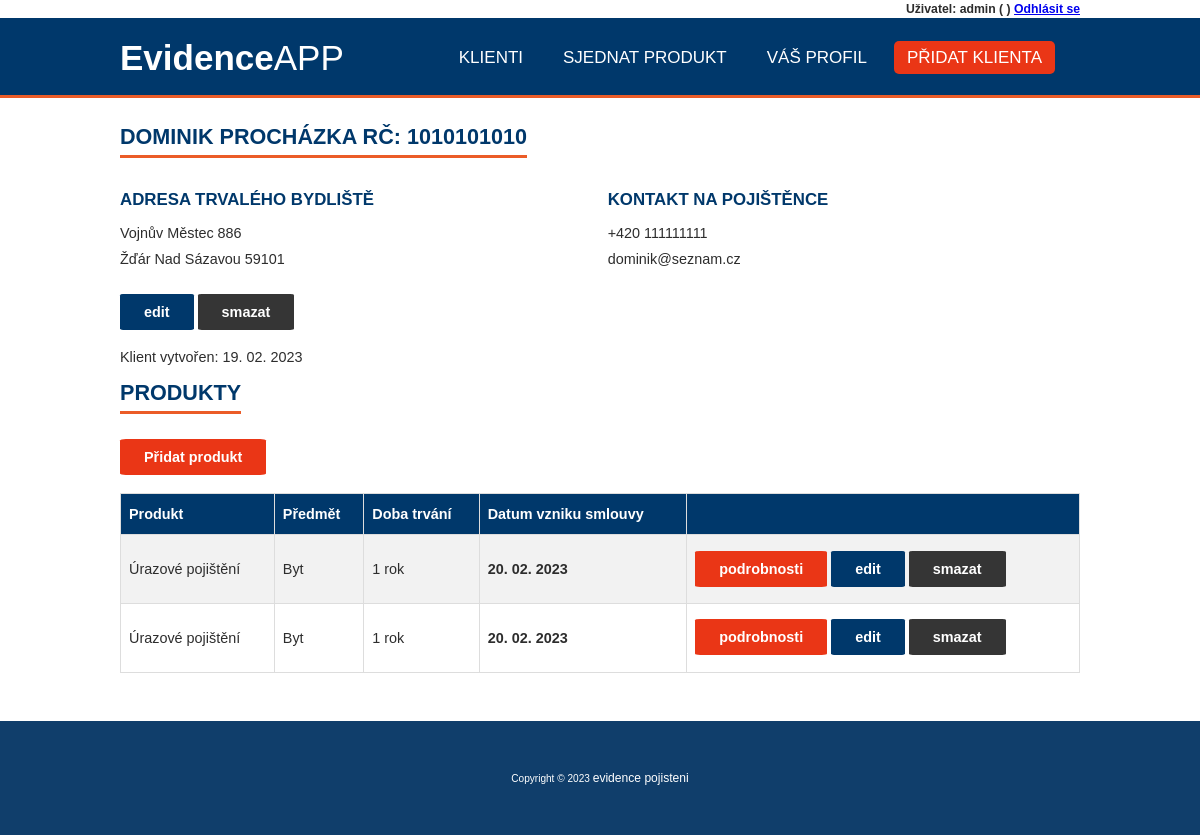
Page /klient/10 (signed in) on the committed database.
### evidence_pojisteni/models.py (models this page shows, shortened)
class Klient(models.Model):
    user = models.OneToOneField(User, null=True, on_delete=models.CASCADE)
    jmeno = models.CharField(max_length=200, null=True, verbose_name='Jméno')
    prijmeni = models.CharField(max_length=180, null=True, verbose_name='Příjmení')
    rodne_cislo = models.CharField(max_length=10, validators=[rodne_cislo], null=True, unique=True, verbose_name='Rodné číslo')
    ulice = models.CharField(max_length=180, null=True, verbose_name='Ulice')
    cislo_popisne = models.CharField(max_length=15, null=True, verbose_name='Číslo popisné')
    psc = models.CharField(max_length=5, validators=[psc], null=True, verbose_name='PSČ')
    mesto = models.CharField(max_length=120, null=True, verbose_name='Město')
    e_mail = models.EmailField(max_length=120, null=True, unique=True, verbose_name='E-mail')
    telefon = models.CharField(max_length=9,validators=[telefon], null=True, unique=True, verbose_name='Telefon')
    date_created = models.DateTimeField(auto_now_add=True, null=True, verbose_name='Datum registrace')
    class Meta:
            verbose_name="Klient"
            verbose_name_plural="Klienti"

class Produkty(models.Model):
    VYBER_PRODUKTU = (
    ('Pojištění majetku','Pojištění majetku'),
    ('Úrazové pojištění','Úrazové pojištění'),
    ('Cestovní pojištění','Cestovní pojištění'),
    )
    STATUS = (
        ('aktivní', 'Aktivní'),
        ('neaktivní', 'Neaktivní'),
    )
    DOBA_TRVANI = (
        ('1 rok', '1 rok'),
        ('2 roky', '2 roky'),
        ('Na neurčito', 'na neurčito'),
    )
    klient = models.ForeignKey(Klient, null=True, on_delete=models.SET_NULL)
    nazev_produktu = models.CharField(
        max_length=80,
        choices=VYBER_PRODUKTU,
        null=True,
        verbose_name='Název produktu')
    predmet = models.CharField(max_length=80, null=True, verbose_name='Předmět produktu')
    castka = models.CharField(max_length=10, validators=[only_int], null=True, verbose_name='Částka')
    doba_trvani = models.CharField(
        max_length=80,
        null=True,
        choices=DOBA_TRVANI,
        verbose_name='Doba trvání smlouvy',
        )
    platnost_od = models.CharField(max_length=20,null=True, verbose_name='Platnost od')
    platnost_do = models.CharField(max_length=20,null=True, verbose_name='Platnost do')
    date_created = models.DateTimeField(auto_now_add=True, null=True, verbose_name='Datum registrace')
    status = models.CharField(
        max_length=32,
        choices=STATUS,
        null=True,
        default='aktivni',
        verbose_name='Status',
    )
    class Meta:
            verbose_name="Produkt"
            verbose_name_plural="Produkty"

### evidence_pojisteni/decorators.py (the view)
        def wrapper_func(request, *args, **kwargs):
            group = None
            if request.user.groups.exists():
                group = request.user.groups.all()[0].name
            if group in allowed_roles:
                return view_func(request, *args, **kwargs)
            else:
                return HttpResponse('Pro zobrazení dané stránky nemáš oprávnění')

### evidence_pojisteni/views.py (called while the page is built)
@login_required(login_url='login')
@allowed_users(allowed_roles=['admin'])
def klient(request, pk):
    klient = Klient.objects.get(pk=pk)
    produkty = klient.produkty_set.all()
    context = {'klient':klient, 'produkty':produkty}
    return render(request, 'evidence_pojisteni/klient.html', context)

### evidence_pojisteni/templates/evidence_pojisteni/klient.html
{% extends "base.html" %}
{% block content %}
<h2> {{ klient.jmeno }} {{ klient.prijmeni }} RČ: {{ klient.rodne_cislo }} </h2>
    <section class="section">
        <div class="col span-1-of-2">
            <h3>Adresa trvalého bydliště</h3>
            <p>{{ klient.ulice}} {{ klient.cislo_popisne }}</p>
            <p>{{ klient.mesto }}  {{ klient.psc }}</p>
        </div>
        <div class="col span-1-of-2">
            <h3>Kontakt na pojištěnce</h3>
            <p>+420 {{ klient.telefon }}</p>
            <p>{{ klient.e_mail }}</p>
        </div>
    </section>
                <a class="tlacitko tlacitko1" href="{% url 'update_klient' klient.id %}">edit</a>
                <a class="tlacitko tlacitko3" href="{% url 'delete_klient' klient.id %}">smazat</a>
                <p>Klient vytvořen: {{ klient.date_created }}</p>
<h2>Produkty</h2>
<p><a class="tlacitko tlacitko2" href="{% url 'create_produkt' klient.id %}">Přidat produkt</a></p>
<table id="klienti">
    <tr>
        <th>Produkt</th>
        <th>Předmět</th>
        <th>Doba trvání</th>
        <th>Datum vzniku smlouvy</th>
        <th></th>
    </tr>
    {% for produkty in produkty %}
    <tr>
        <td>{{ produkty.nazev_produktu }}</td>
        <td>{{ produkty.predmet }}</td>
        <td>{{ produkty.doba_trvani }}</td>
        <td><strong>{{ produkty.date_created }}</strong></td>
        <td>
            <a class="tlacitko tlacitko2" href="{% url 'produkt' produkty.id %}">podrobnosti</a>
            <a class="tlacitko tlacitko1" href="{% url 'update_produkt' produkty.id %}">edit</a>
            <a class="tlacitko tlacitko3" href="{% url 'delete_produkt' produkty.id %}">smazat</a></td>
    </tr>
    {% endfor %}
</table>
{% endblock %}

### evidence_pojisteni/templates/base.html (shortened to what this page needs)
<!DOCTYPE html>
<html lang="cs-cz">
<head>
    {% load static %}
    <link rel="stylesheet" type="text/css" href=" {% static '/evidence_pojisteni/style.css' %} ">
    <link rel="stylesheet" href=" {% static '/evidence_pojisteni/grid.css' %} ">
    <link rel="stylesheet" href=" {% static '/evidence_pojisteni/all.css' %} ">
    <link rel="stylesheet" type="text/css" href=" {% static '/evidence_pojisteni/sheet.css' %} ">
    <link rel="stylesheet" href="https://use.fontawesome.com/releases/v5.6.1/css/all.css">
</head>
<body>
    <div class="user_panel">
        <span>Uživatel: {{request.user}} ({{request.user.klient.jmeno}} {{request.user.klient.prijmeni}})</span>
        <span><a href="{% url 'logout' %}">Odhlásit se</a></span>
    </div>
    <header id="header">
        <nav>
            <label class="logo"><span>Evidence</span>APP</label>
            <ul>
                {% if request.user.is_staff %}
                {% url 'home' as home_url %}
                <li><a class="{% if request.path == home_url %}active{% endif %}" href="{% url 'home' %}">Klienti</a></li>
                {% endif %}
                {% url 'produkty' as produkty_url %}
                <li><a class="{% if request.path == produkty_url %}active{% endif %}" href="{% url 'produkty' %}">Sjednat produkt</a></li>
                {% url 'user_page' as user_url %}
                <li><a class="{% if request.path == user_url %}active{% endif %}" href="{% url 'user_page' %}">Váš profil</a></li>
                {% if request.user.is_staff %}
                {% url 'create_klient' as create_klient_url %}
                <li><a class="{% if request.path == create_klient_url %}active{% endif %}" href="{% url 'create_klient' %}" id="kontaktbtn">Přidat klienta</a></li>
                {% endif %}
            </ul>
        </nav>
    </header>
    <main id="centrovac" class="content">
        {% block content %}
        {% endblock %}
    </main>
    <footer>
        <p>Copyright © 2023 <a href="{% url 'home' %}">evidence pojisteni</a></p>
    </footer>
</body>
</html>

### evidence_pojisteni/static/evidence_pojisteni/style.css (style rules this page uses)
* { margin: 0 auto; padding: 0; box-sizing: border-box; font-family: Arial, Helvetica, sans-serif; }
body { font: 0.9em "Poppins"; color: #2d2d2d; box-sizing: border-box; }
#centrovac { width: 960px; margin: 0 auto; text-align: justify; }
p { margin:10px 0; }
.user_panel { max-width: 960px; text-align: end; color: #2d2d2d; font-size: 0.85em; font-weight: 200; margin: 0.15em auto; }
#header { background-color: #00386b; height: 80px; width: 100%; position: sticky; top: 0; z-index: 100; border-bottom: 3px solid #eb5c28; margin-bottom: 1.5em; }
nav { max-width: 960px; height: 80px; border-bottom: 3px solid #eb5c28; }
label.logo { color: white; font-size: 35px; line-height: 80px; }
span { font-weight: bold; }
#kontaktbtn { background-color: #ea3616; border-radius: 5px; }
nav ul { float: right; margin-right: 20px; }
nav ul li { display: inline-block; line-height: 80px; margin: 0px 5px; }
nav ul li a { color: white; font-size: 17px; text-transform: uppercase; padding: 7px 13px; text-decoration: none; }
#klienti { font-family: Arial, Helvetica, sans-serif; border-collapse: collapse; width: 100%; }
#klienti td, #klienti th { border: 1px solid #ddd; padding: 8px; }
#klienti tr:nth-child(even) { background-color: #f2f2f2; }
#klienti th { padding-top: 12px; padding-bottom: 12px; text-align: left; background-color: #00386b; color: white; }
#klienti td a { text-decoration: none; }
#centrovac { max-width: 80%; margin: 0 auto; text-align: justify; }
h1, h2, h3 { color: #00386b; width: max-content; padding: 5px 0; font-weight: bold; text-transform: uppercase; margin: 0; }
h1, h2 { margin: 0; font-size: 1.5em; border-bottom: 3px solid #eb5c28; margin-bottom: 0.8em; margin-top: 0.5em; }
h3 { margin-bottom: 0.5em; }
.content { width: 80%; margin: auto; margin-top: 80px; margin-bottom: 80px; }
.tlacitko { border: none; border-radius: 4%; color: white; font-weight: bold; padding: 10px 24px; text-align: center; text-decoration: none; display: inline-block; font-size: 1em; margin-top: 0.5em; margin-bottom: 0.6em; }
.tlacitko1 { background-color: #00386b; }
.tlacitko2 { background-color: #ea3616; }
.tlacitko3 { background-color: #353535; }
footer { background-color: #103e6b; height: 20%; text-align: center; font-size: 0.7em; color: white; padding: 40px; margin-top: 4%; }
footer a { color: white; font-size: 1.2em; text-decoration: none; }

### evidence_pojisteni/static/evidence_pojisteni/grid.css (style rules this page uses)
.section { clear: both; padding: 0px; margin: 0px; }
.col { display: block; float:left; margin: 1% 0 1% 1.6%; }
.col:first-child { margin-left: 0; }
.span-1-of-2 { width: 49.2%; }

### rows in the picture
Klient: jmeno "DOMINIK", prijmeni "PROCHÁZKA", rodne_cislo "1010101010", ulice "Vojnův Městec", cislo_popisne "886", mesto "Žďár Nad Sázavou", psc "59101", telefon "111111111", e_mail "dominik@seznam.cz", date_created "19. 02. 2023"
Produkty: nazev_produktu "Úrazové pojištění", predmet "Byt", doba_trvani "1 rok", date_created "20. 02. 2023"
Produkty: nazev_produktu "Úrazové pojištění", predmet "Byt", doba_trvani "1 rok", date_created "20. 02. 2023"

### other values in the picture
{{ request.user }} "admin"
